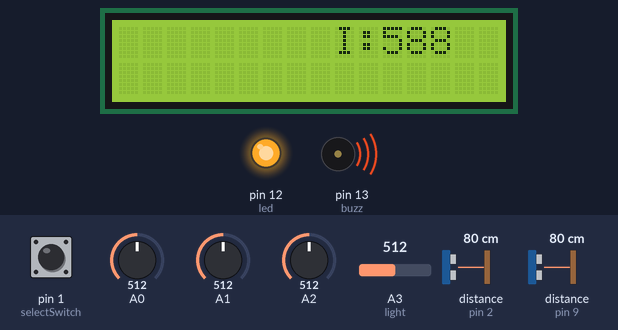
A sketch run on a simulated Arduino Uno, built with avr-gcc and run on an emulated ATmega328P. Shown: 16×2 character LCD, output pins drawn as LEDs (lit = HIGH), buzzer (waves = sounding). Dashed ring = blinking. The test bench sets the inputs (shaded band); at power-on: pin 1 (selectSwitch) LOW, A3 (light) = 512, A0 = 512, A1 = 512, A2 = 512, distance to the obstacle (sensors on pin 2, pin 9) 80 cm. The echo pulse lasts 58.3 µs per cm; pins used as bus, display or sensor lines are not drawn.

Above: at 4.3 s.
4.4 s: pin 1 (selectSwitch) pulled HIGH for 0.15 s
At 5.3 s:
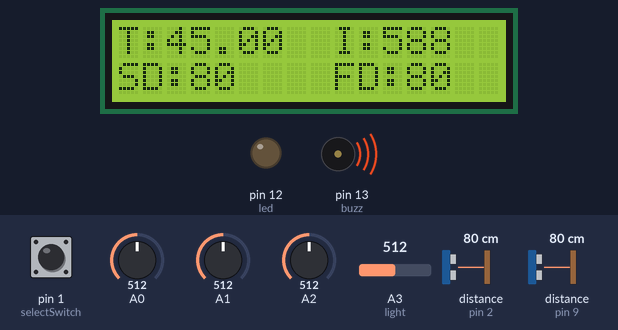
7.5 s: A3 (light) set to 490
At 9.0 s:
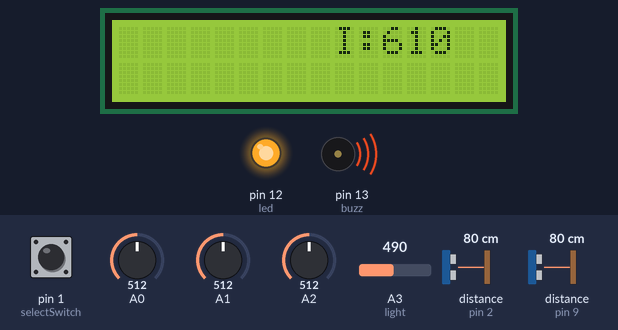
10.5 s: pin 1 (selectSwitch) pulled HIGH for 3.2 s
At 12.5 s:
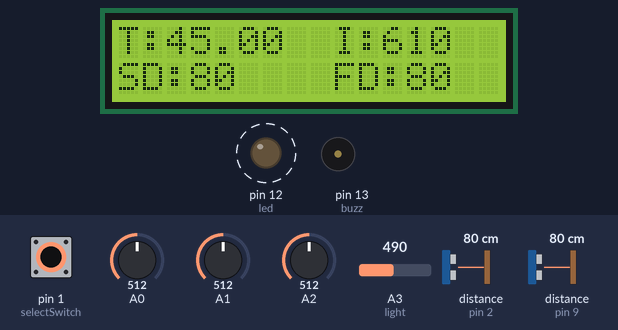
16.7 s: pin 1 (selectSwitch) pulled HIGH for 1 s
At 17.6 s:
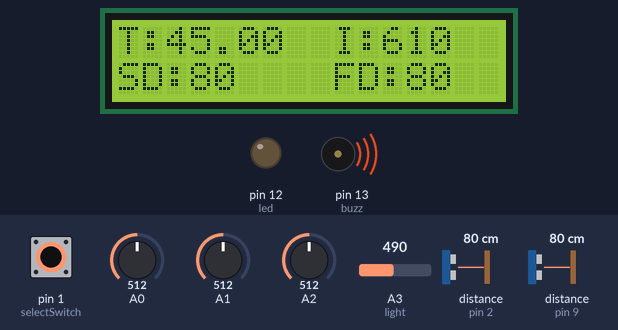
Timing chart, 0 to 19.7 s (numbered marks = the images above; inputs shaded):
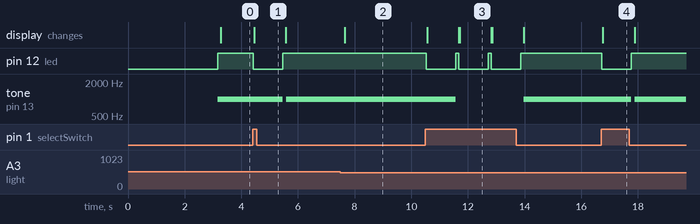

The sketch:

Nirman_Rastaman.ino
```cpp
#include <Wire.h>
#include <LiquidCrystal_I2C.h>
#define ADC_ref 5 // ADC reference Voltage
#define zero_x 1.799
#define zero_y 1.799
#define zero_z 1.799
//LDR
#define light A3
//buzzer
#define buzz 13
//blinking led
#define led 12
//Sonar
#define echoPin 2
#define trigPin 3
#define echoPin2 9
#define trigPin2 8
#define selectSwitch 1
#define sensitivity_x 0.4
#define sensitivity_y 0.4
#define sensitivity_z 0.4
unsigned int value_x;
unsigned int value_y;
unsigned int value_z;
float xv;
float yv;
float zv;
float angle;
LiquidCrystal_I2C lcd(0x27,16,2);
void setup()
{
analogReference(ADC_ref);
pinMode(selectSwitch,INPUT);
pinMode(trigPin,OUTPUT);
pinMode(echoPin,INPUT);
pinMode(trigPin2,OUTPUT);
pinMode(echoPin2,INPUT);
pinMode(led, OUTPUT);
//Serial.begin(9600);

lcd.init();                      // initialize the lcd
lcd.init();
  // Print a message to the LCD.
lcd.backlight();
lcd.clear();
lcd.setCursor(0,0);
lcd.print("Tilt & Distance");
lcd.setCursor(0,1);
lcd.print(" Measurement ");
delay(3000);
lcd.clear();

}
void loop()
{
int distance,duration,duration2,distance2;//distance= side distance, distance2= front //duration= side duration //duration2= front duration
value_x = analogRead(A0);
value_y = analogRead(A1);
value_z = analogRead(A2);
xv=(value_x/1024.0*ADC_ref-zero_x)/sensitivity_x;
yv=(value_y/1024.0*ADC_ref-zero_y)/sensitivity_y;
zv=(value_z/1024.0*ADC_ref-zero_z)/sensitivity_z;
angle =atan2(-yv,-zv)*57.2957795+180;
float output_angle=angle;
if(digitalRead(selectSwitch)==HIGH)
{
lcd.setCursor(0,0);
lcd.print("T:");
lcd.print(output_angle);
//lcd.print(" deg");
//////Side
digitalWrite(trigPin, HIGH);
delayMicroseconds(1000);
digitalWrite(trigPin, LOW);
duration = pulseIn(echoPin, HIGH);
distance = (duration/2) / 29.1;
//////Front
digitalWrite(trigPin2, HIGH);
delayMicroseconds(1000);
digitalWrite(trigPin2, LOW);
duration2 = pulseIn(echoPin2, HIGH);
distance2 = (duration2/2) / 29.1;
lcd.setCursor(9,1);
lcd.print("FD:");
lcd.print(distance2);
if (distance >= 400 || distance <= 0)
{
lcd.setCursor(0,1);
lcd.print("Out of Range           ");
}
else
{
lcd.setCursor(0,1);
lcd.print("SD:");
lcd.print(distance);
lcd.print("");
}
delay(1000);
lcd.clear();
}
/*else
{
lcd.setCursor(0,0);
lcd.print("X=");
lcd.print(xv);
lcd.print(" Y=");
lcd.print(yv);
lcd.setCursor(0,1);
lcd.print(" Z= ");
lcd.print(zv);
delay(1000);
}*/
int light_Reading_input = analogRead(light);
int light_Reading_output=1100-light_Reading_input;
lcd.setCursor(9,0);
lcd.print("I:");
lcd.print(light_Reading_output);
if(distance<=10 || distance2<=10)
{
  //digitalWrite(led, HIGH);
 tone(buzz, 1000);
  }
else
{
  //digitalWrite(led, LOW);
  noTone(buzz);

 }

 if (light_Reading_output>=500)
 {
  for(int j=0; j<3; j++)
  {
for(int i=0; i<10000; i++)
{
  digitalWrite(led, HIGH);
  }
  digitalWrite(led, LOW);

  }
 }
  else
  {
    digitalWrite(led, LOW);
    }
 //int light_reading = analogRead(light);
 //Serial.println(light);

}
```

Measured:
- after the input at 4.4 s, pin 12 (led): HIGH → LOW at once, → HIGH 1.0 s later; tone on pin 13 (buzz): 1000 Hz → silent after 1.1 s, → 1000 Hz 0.12 s later; the display: changes after 0.06 s (image 1)
- after the input at 7.5 s, the display: changes after 0.15 s (image 2)
- after the input at 10.5 s, pin 12 (led): alternates HIGH for 0.11 s and LOW for 1.0 s, 6 changes in all, then stays HIGH, starting at once; tone on pin 13 (buzz): 1000 Hz → silent after 1.1 s, → 1000 Hz 2.4 s later; the display: changes after 0.06 s (image 3)
- after the input at 16.7 s, pin 12 (led): HIGH → LOW at once, → HIGH 1.0 s later; tone on pin 13 (buzz): 1000 Hz → silent after 1.1 s, → 1000 Hz 0.12 s later; the display: changes after 0.07 s (image 4)
- what the display in image 3 shows lasts 1.1 s, from 11.7 s to 12.8 s
